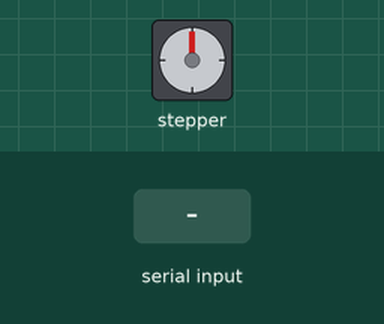
Recording of a sketch running on a simulated Arduino Uno, built with avr-gcc and run on an emulated ATmega328P. Shown: stepper motor. The inputs (shaded band) are chosen by the test bench. Stepper angles assume 200 steps per turn.

Above: at 1.7 s.
1.8 s: "h\n" received over Serial
At 4.02 s:
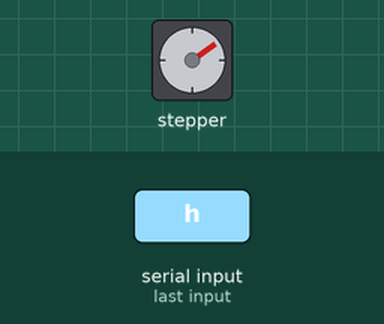
At 4.64 s:
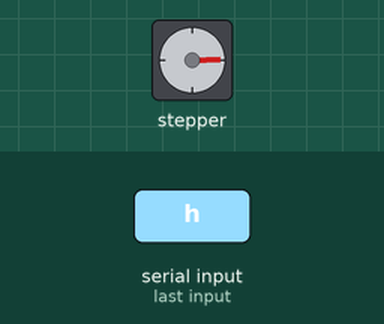
4.8 s: "r\n" received over Serial
At 5.4 s:
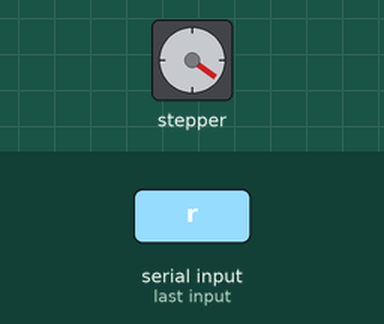
13.8 s: "1\n" received over Serial
Timing chart, 0 to 22.8 s (numbered marks = the images above; inputs shaded):
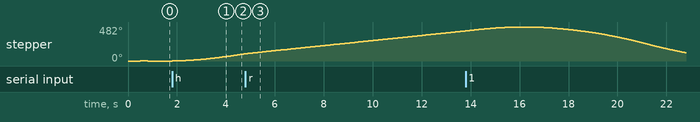

The sketch:

accelStepper_debug.ino
```cpp
#include <AccelStepper.h>

AccelStepper stepper(1, 8, 9);
int speedo = 20;
int maxi = 100;

String command;
bool logita;

void setup()
{
  //Serial Communication
  Serial.begin(9600); //defining some baud rate
  //---------------------------------------------------------------------------

  logita = false;

  //Stepper parameters
  //setting up some default values for maximum speed and maximum acceleration
  //stepper.setMinPulseWidth(15);
  stepper.setMaxSpeed(100); //SPEED = Steps / second
  stepper.setAcceleration(10); //ACCELERATION = Steps /(second)^2
  stepper.setSpeed(speedo);
  delay(500);
  //---------------------------------------------------------------------------
}

void loop() {
  if (Serial.available()) {
    command = Serial.readStringUntil('\n');
  }

  if(command == "h") { // Hail
    if(logita) Serial.println(stepper.currentPosition());
    stepper.moveTo(maxi);
    stepper.run();
  } else {
    stepper.moveTo(0);
    stepper.run();
  }
  if(command == "r") { // Go round and around
    if(logita) Serial.println(stepper.currentPosition());
    stepper.setSpeed(speedo);
    stepper.runSpeed();
  }
}
```

Measured:
- after the input at 1.8 s, stepper: keeps turning clockwise at about 35°/s, starting at once
